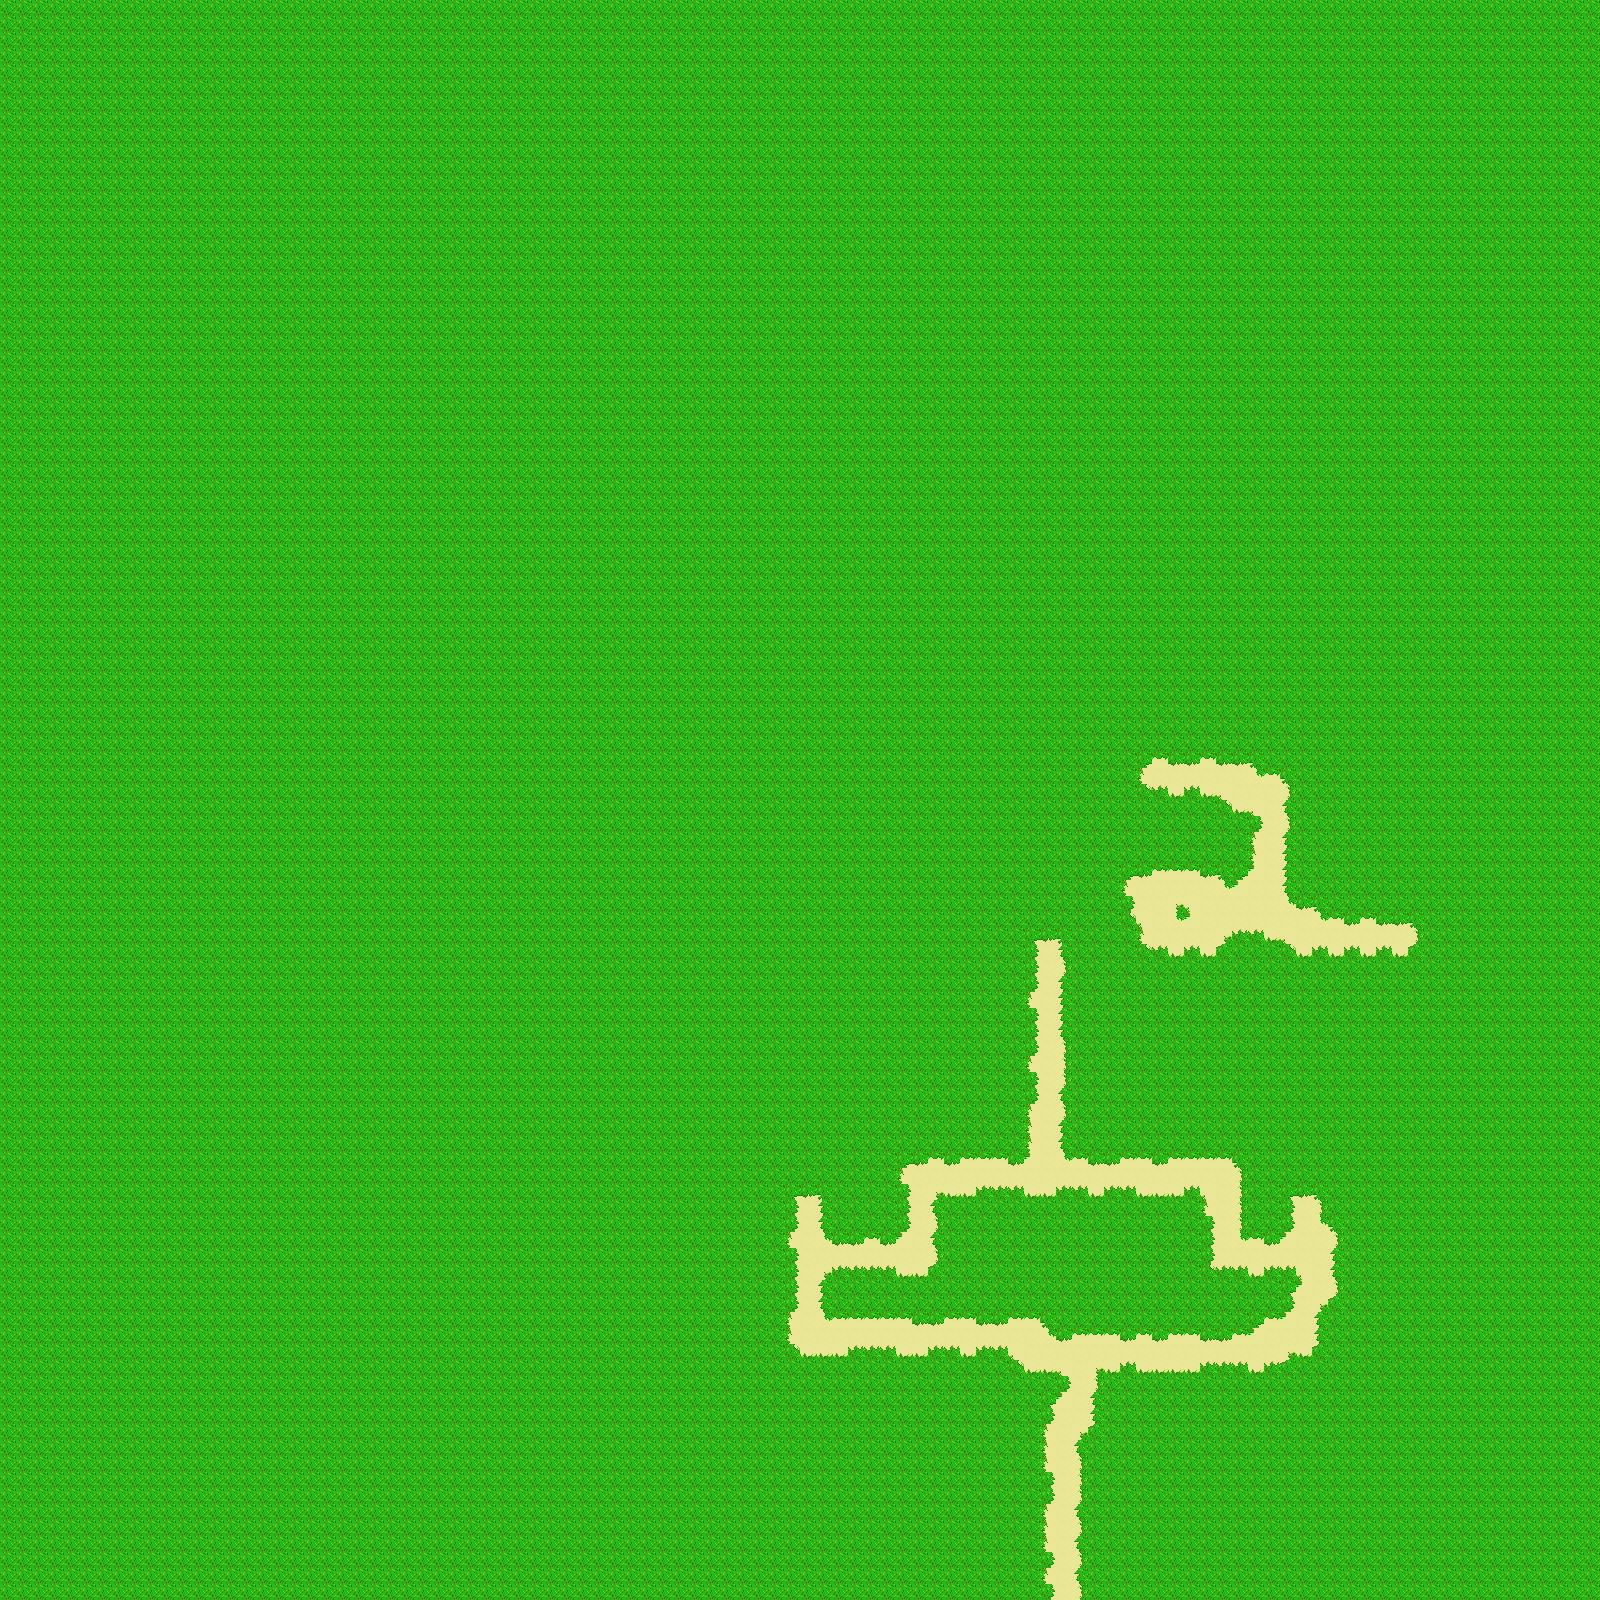

This game map was drawn from its Tiled (.tmx) file and the tilesets committed beside it. A one-line description and the trimmed map source follow:
An orthogonal 100x100 tile map with 16x16 px tiles, 1 tile layer (Base Layer) and 7 objects (Exit, Entrance, Spawn1, Spawn2, Spawn3, ...).

<map version="1.0" tiledversion="1.1.5" orientation="orthogonal" renderorder="right-down" width="100" height="100" tilewidth="16" tileheight="16" infinite="0" nextobjectid="14">
 <properties>
  <property name="Building" type="bool" value="true" />
  <property name="WorkerBuilding" type="bool" value="true" />
 </properties>
 <tileset firstgid="1" source="tilesetManorGrounds.tsx" />
 <layer name="Base Layer" width="100" height="100">
  <data>[10000 cells, 10000 non-empty, 18 distinct tile ids]</data>
 </layer>
 <objectgroup name="Travel Layer">
  <object id="1" name="Exit" x="1030" y="1585.5" width="69" height="13">
   <properties>
    <property name="Exit" value="mapManorGrounds" />
   </properties>
  </object>
  <object id="2" name="Entrance" x="1058.58" y="1557.17" width="9" height="7.5">
   <properties>
    <property name="Entrance" value="mapManorGrounds" />
   </properties>
  </object>
 </objectgroup>
 <objectgroup name="Building Layer">
  <object id="4" name="Spawn1" x="802.667" y="1202.67" width="8.3333" height="13.3333" />
  <object id="5" name="Spawn2" x="1045.33" y="947.667" width="6.3333" height="12.6667" />
  <object id="6" name="Spawn3" x="1298.67" y="1202.85" width="9.33333" height="11.6364" />
  <object id="9" name="BuildingChest" x="1075.5" y="1317" width="8.5" height="7" />
  <object id="11" name="Pantry" x="1014.25" y="1200.25" width="63.5" height="63.5" />
 </objectgroup>
</map>
